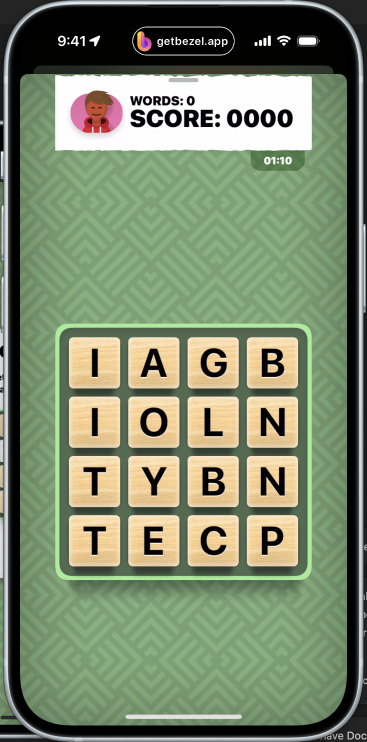
#> input picture misc/screenshot.png, 734 x 1484 px (shown at 1/2 size)
$ python minimize_letter.py
#> lines starting #> are read from the running program, lines starting #| are printed output that depends on the picture
import PIL
from PIL import Image
def get_letters():
    image = Image.open('screenshot.png')
#> image is the input picture: PIL image 734x1484 RGBA; mean R, G, B, A 124.6, 137.6, 110.1, 255
    cropped_image = image.crop((120, 648, 618, 1152))
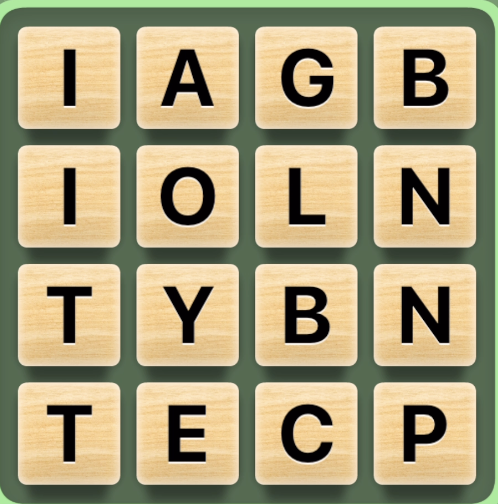
#> cropped_image: PIL image 498x504 RGBA; mean R, G, B, A 167.7, 157.6, 121.8, 255
    cropped_image.save('cropped_letters.png')
    print("Cropped letters saved.")


get_letters()
